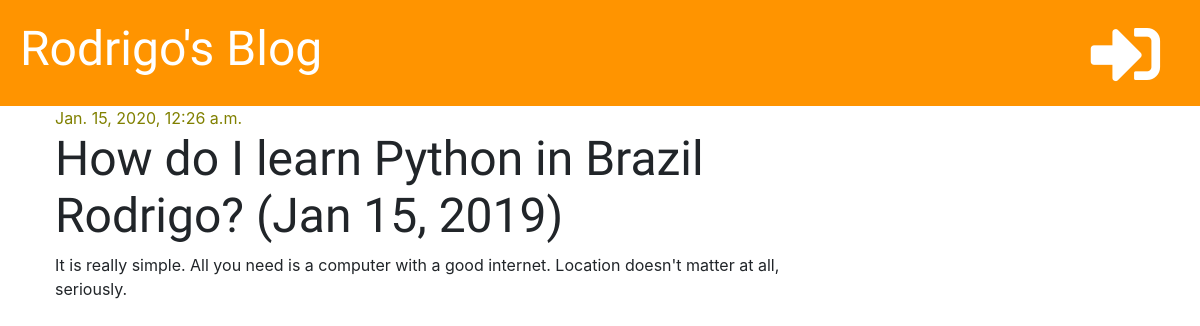
The app's page /post/1/ with its own data.
### project/models.py (models this page shows, shortened)
class Post(models.Model):
    author = models.ForeignKey('auth.User', on_delete=models.CASCADE)
    title = models.CharField(max_length=200)
    text = models.TextField()
    created_date = models.DateTimeField(default=timezone.now)
    published_date = models.DateTimeField(blank=True, null=True)

### project/views.py (the view)
# urls.py: path('post/<int:pk>/', views.post_detail, name='post_detail'),
def post_detail(request, pk):
    post = get_object_or_404(Post, pk=pk)
    stuff_for_frontend = {'post': post}
    return render(request, 'project/post_detail.html', stuff_for_frontend)

### project/templates/project/post_detail.html (shortened to what this page needs)
{% extends 'project/base.html' %}
{% block content %}
    <div class='post'>
        {% if post.published_date %}
            <div class='date'>
                {{ post.published_date }}
            </div>
        {% else %}
            <a href="{% url 'post_publish' pk=post.pk %}" class="btn btn-primary">Publish</a>
        {% endif %}
        <h1>{{ post.title }}</h1>
        <p>{{ post.text|linebreaksbr }}</p>
    </div>
{% endblock %}

### project/static/css/project.css (style rules this page uses)
h1, h2, h3, h4 { font-family: 'Tangerine', 'Inconsolata', 'Droid Sans', serif; font-size: 48px; }
.date { color: olive }
.post { margin-bottom: 70px; }

### records on screen
Post: published_date "Jan. 15, 2020, 12:26 a.m.", title "How do I learn Python in Brazil Rodrigo? (Jan 15, 2019)", text "It is really simple. All you need is a computer with a good internet. Location doesn't matter at all, seriously."
